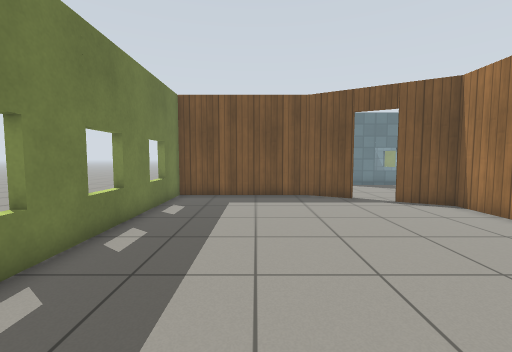
[1] (above)

15 first-person views from a walk through a Gazebo world. The camera is 0.94 m above the floor, tilts 4° down and sees 90° across. The floor is counted in squares, 0.5 m on a side. Each view is taken from the middle of a square. On the plan, view 1 faces up. The plan holds only what a view shows up to about 15 squares ahead; the rest is blank. The place goes on beyond the plan. Gazebo's built-in surfaces are drawn with simple patterns.

[2]
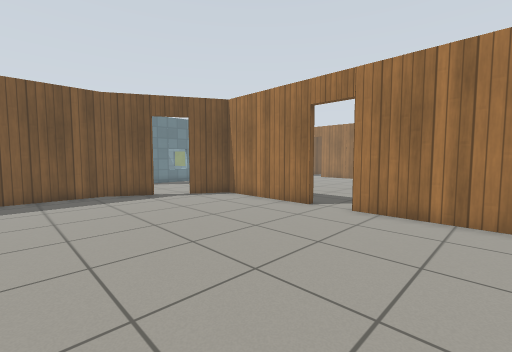

[3]
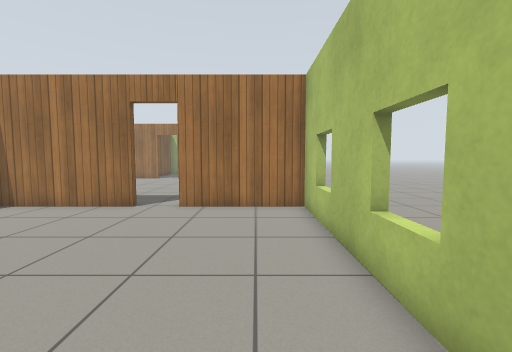

[4]
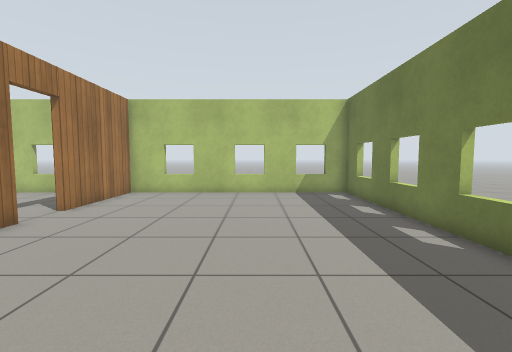

[5]
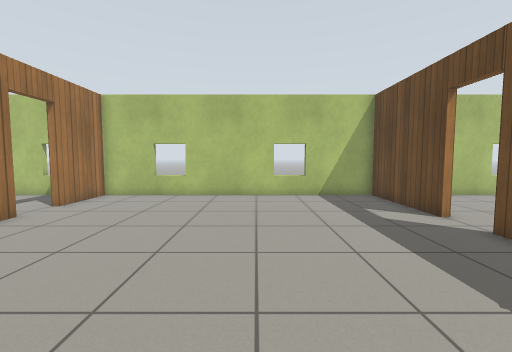

[6]
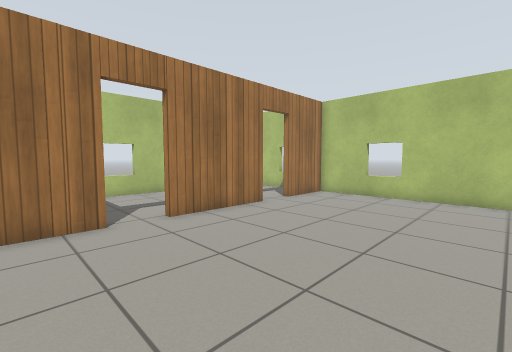

[7]
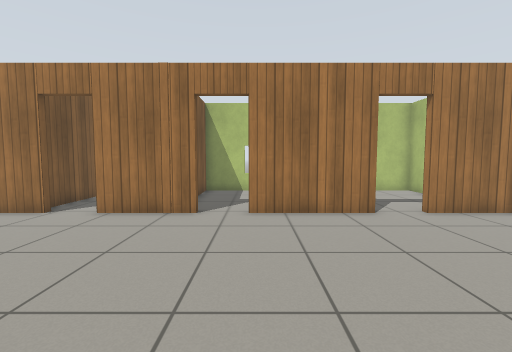

[8]
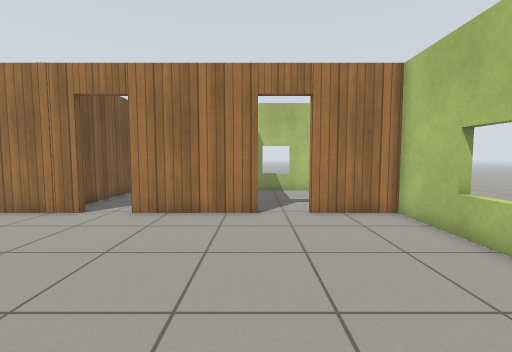

[9]
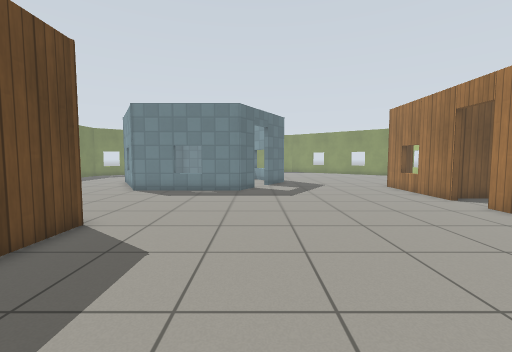

[10]
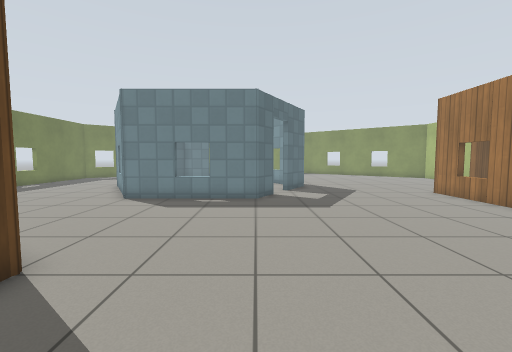

[11]
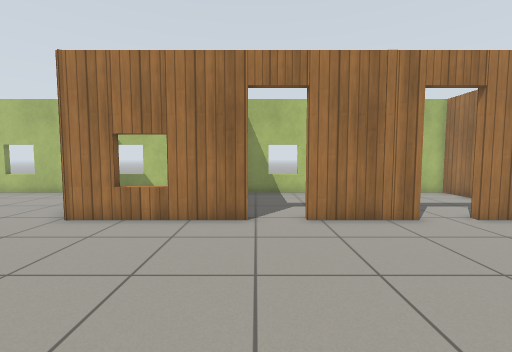

[12]
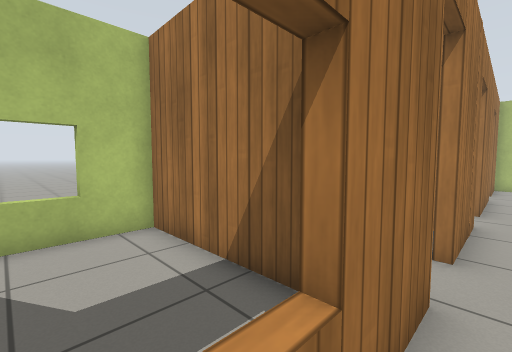

[13]
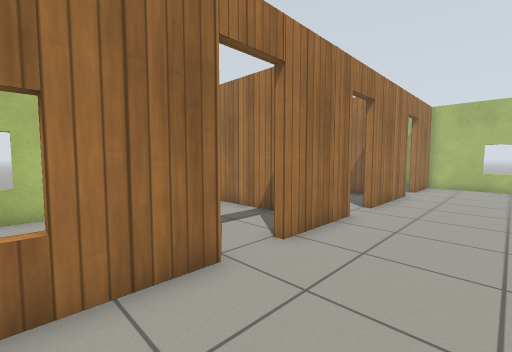

[14]
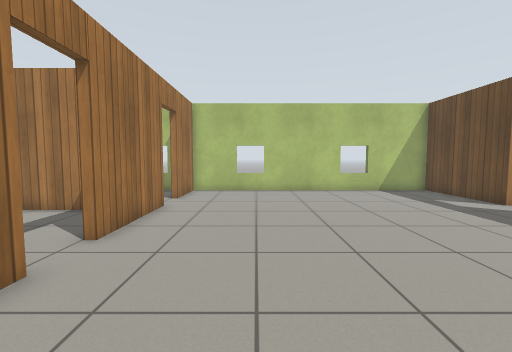

[15]
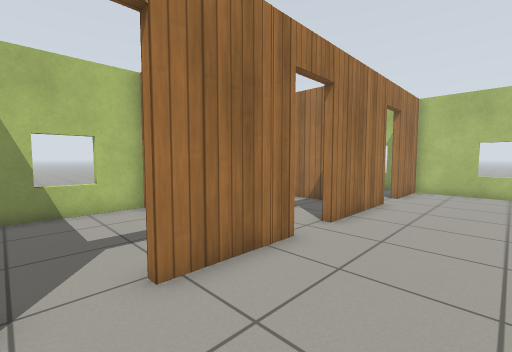

### Floor plan
Points are (right, up) in squares from view 1. A wall is a line through its corners. A room is listed if a view was taken in it or the views show most of it. See-through windows are left out.
Room 1 (views 1, 2, 3, 4)
walls: (7.8, 4.8) (7.8, 9.9) (6, 11); (4.7, 12.2) (4.5, 11.8) (2.6, 12.9) (-3.9, 12.9) (-3.9, -1.9) (7.8, -1.9) (7.8, 3)
ways out: open door at (5, 12) to room 2; open door at (6, 11) to room 2; open door at (8, 3.5) to room 2
Room 2 (views 5, 6, 7, 8, 9, 10, 11, 12, 13, 14, 15)
walls: (21.6, 9) (21.6, 12.5); (8.1, 10.3) (8.1, 7.8); (21.6, 14.1) (21.6, 19.9); (8.1, 5.3) (8.1, 4.8); (13, 19.3) (12.1, 17.8) (5.9, 17.8) (5.3, 18.9); (21.6, 2.9) (21.6, 7.3); (8.1, 3) (8.1, -1.9) (21.6, -1.9) (21.6, 1.3)
ways out: open door at (5, 12) to room 1; open door at (6, 11) to room 1; open door at (8, 3.5) to room 1; open door at (22, 2.5) to room 3; open door at (22, 8.5) to room 4; open door at (22, 13.5) to room 5; opening at (5, 16); open door at (13, 20)
Room 3 (no view inside)
walls: (22.8, -1.9) (27.8, -1.9) (27.8, 2.9)
ways out: open door at (22, 2.5) to room 2
Room 4 (no view inside)
walls: (23.2, 3.9) (27.8, 3.9) (27.8, 9.9) (23.1, 9.9)
ways out: open door at (22, 8.5) to room 2
Room 5 (no view inside)
walls: (25.5, 14.8) (22.4, 14.8); (23.9, 10.2) (27.8, 10.2) (27.8, 14.5)
ways out: open door at (22, 13.5) to room 2
Room 6 (no view inside)
walls: (23, 15.1) (27.8, 15.1) (27.8, 21.4)

Where each view was taken, in squares from view 1:
view 1: 0 up, 0 right, facing up
view 2: 1 down, 1 left, facing up-right
view 3: 0 up, 2 left, facing right
view 4: 12 up, 1 right, facing down
view 5: 11 up, 14 right, facing down
view 6: 11 up, 14 right, facing down-right
view 7: 7 up, 13 right, facing right
view 8: 3 up, 13 right, facing right
view 9: 3 up, 13 right, facing up
view 10: 6 up, 12 right, facing up
view 11: 14 up, 14 right, facing right
view 12: 18 up, 21 right, facing down-right
view 13: 17 up, 18 right, facing down-right
view 14: 13 up, 18 right, facing down
view 15: 14 up, 18 right, facing down-right
